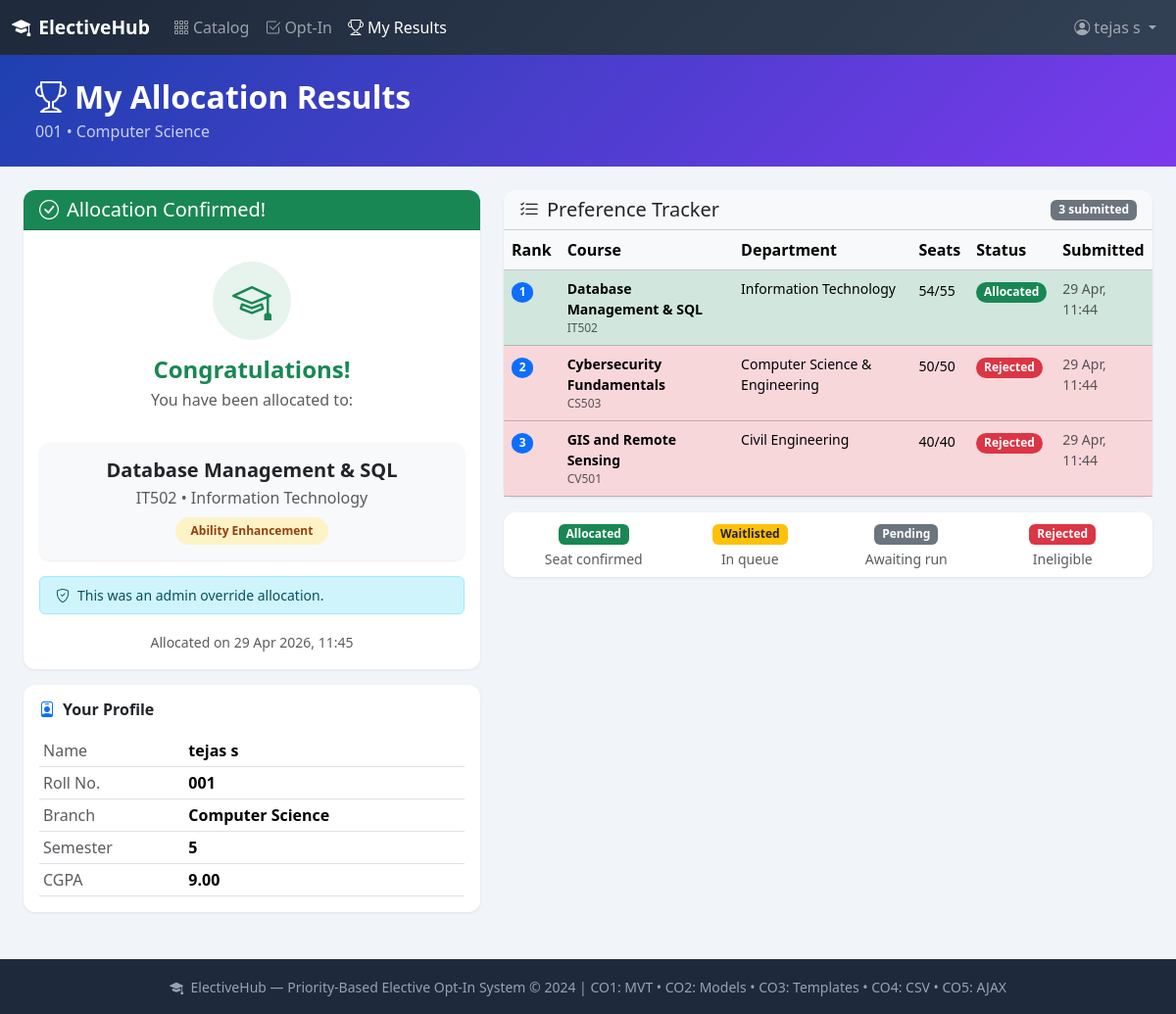
The page /results/ (signed in) on the database its author committed.
### electives/models.py (models this page shows, shortened)
class Student(models.Model):
    BRANCH_CHOICES = [
        ('CSE', 'Computer Science'),
        ('ECE', 'Electronics & Communication'),
        ('MECH', 'Mechanical Engineering'),
        ('CIVIL', 'Civil Engineering'),
        ('EEE', 'Electrical Engineering'),
        ('IT', 'Information Technology'),
        ('CHEM', 'Chemical Engineering'),
        ('BIO', 'Biotechnology'),
    ]
    user = models.OneToOneField(User, on_delete=models.CASCADE, related_name='student')
    roll_number = models.CharField(max_length=20, unique=True)
    branch = models.CharField(max_length=10, choices=BRANCH_CHOICES)
    current_semester = models.PositiveIntegerField(default=1)
    cgpa = models.DecimalField(max_digits=4, decimal_places=2, default=0.00)
    phone = models.CharField(max_length=15, blank=True)

class Allocation(models.Model):
    student = models.ForeignKey(Student, on_delete=models.CASCADE, related_name='allocations')
    course = models.ForeignKey(Course, on_delete=models.CASCADE, related_name='allocations')
    preference = models.OneToOneField(
        Preference, on_delete=models.CASCADE, related_name='allocation', null=True, blank=True
    )
    allocated_at = models.DateTimeField(auto_now_add=True)
    is_admin_override = models.BooleanField(default=False)
    notes = models.TextField(blank=True)
    class Meta:
        unique_together = ('student', 'course')

class Course(models.Model):
    CATEGORY_CHOICES = [
        ('professional', 'Professional Elective'),
        ('open', 'Open Elective'),
        ('ability', 'Ability Enhancement'),
    ]
    title = models.CharField(max_length=200)
    code = models.CharField(max_length=20, unique=True)
    category = models.CharField(max_length=20, choices=CATEGORY_CHOICES, default='open')
    department = models.ForeignKey(Department, on_delete=models.CASCADE, related_name='courses')
    salient_features = models.TextField(help_text="Key highlights and topics covered")
    job_perspective = models.TextField(help_text="Career opportunities this course opens")
    prerequisites = models.TextField(blank=True, help_text="Required prior knowledge/courses")
    total_seats = models.PositiveIntegerField(default=30)
    available_seats = models.PositiveIntegerField(default=30)
    semester_offered = models.PositiveIntegerField(default=5, help_text="Which semester this is offered")
    branch_quota = models.JSONField(
        default=dict,
        blank=True,
        help_text='Branch-wise seat limits. E.g. {"CSE": 10, "ECE": 5}'
    )
    is_active = models.BooleanField(default=True)
    created_at = models.DateTimeField(auto_now_add=True)
    class Meta:
        ordering = ['title']

class Department(models.Model):
    name = models.CharField(max_length=100)
    code = models.CharField(max_length=10, unique=True)

class Preference(models.Model):
    STATUS_CHOICES = [
        ('pending', 'Pending'),
        ('allocated', 'Allocated'),
        ('waitlisted', 'Waitlisted'),
        ('rejected', 'Rejected'),
    ]
    student = models.ForeignKey(Student, on_delete=models.CASCADE, related_name='preferences')
    course = models.ForeignKey(Course, on_delete=models.CASCADE, related_name='preferences')
    rank = models.PositiveIntegerField(help_text="1 = top choice")
    timestamp = models.DateTimeField(default=timezone.now)
    status = models.CharField(max_length=20, choices=STATUS_CHOICES, default='pending')
    waitlist_position = models.PositiveIntegerField(null=True, blank=True)
    class Meta:
        unique_together = ('student', 'course')
        ordering = ['timestamp', 'rank']

### electives/views.py (the view)
# urls.py: path('results/', views.ResultsView.as_view(), name='results'),
class ResultsView(LoginRequiredMixin, View):
    def get(self, request):
        try:
            student = request.user.student
        except Student.DoesNotExist:
            messages.error(request, "Student profile not found.")
            return redirect('catalog')
        preferences = student.preferences.select_related(
            'course__department'
        ).order_by('rank')
        allocation = student.allocations.select_related('course__department').first()
        return render(request, 'electives/results.html', {
            'student': student,
            'preferences': preferences,
            'allocation': allocation,
        })

### templates/electives/results.html (shortened to what this page needs)
{% extends 'base.html' %}
{% block content %}
<div class="hero-gradient text-white py-4 px-4 mb-4">
    <div class="container-fluid">
        <h2 class="fw-bold mb-1"><i class="bi bi-trophy me-2"></i>My Allocation Results</h2>
        <p class="mb-0 opacity-75">{{ student.roll_number }} &bull; {{ student.get_branch_display }}</p>
    </div>
</div>
<div class="container-fluid px-4">
    <div class="row g-4">
        <div class="col-lg-5">
            {% if allocation %}
            <div class="card border-success" style="border-width:2px">
                <div class="card-header bg-success text-white">
                    <h5 class="mb-0"><i class="bi bi-check-circle me-2"></i>Allocation Confirmed!</h5>
                </div>
                <div class="card-body">
                    <div class="text-center py-3">
                        <div class="bg-success bg-opacity-10 rounded-circle d-inline-flex align-items-center justify-content-center mb-3"
                             style="width:80px;height:80px">
                            <i class="bi bi-mortarboard text-success" style="font-size:2.5rem"></i>
                        </div>
                        <h4 class="fw-bold text-success mb-1">Congratulations!</h4>
                        <p class="text-muted mb-0">You have been allocated to:</p>
                    </div>
                    <div class="card bg-light mt-3">
                        <div class="card-body text-center">
                            <h5 class="fw-bold mb-1">{{ allocation.course.title }}</h5>
                            <p class="text-muted mb-2">{{ allocation.course.code }} &bull; {{ allocation.course.department.name }}</p>
                            <span class="badge badge-{{ allocation.course.category }} px-3 py-2 rounded-pill">
                                {{ allocation.course.get_category_display }}
                            </span>
                        </div>
                    </div>
                    {% if allocation.is_admin_override %}
                    <div class="alert alert-info mt-3 py-2 small mb-0">
                        <i class="bi bi-shield-check me-2"></i>This was an admin override allocation.
                    </div>
                    {% endif %}
                    <div class="text-center mt-3">
                        <small class="text-muted">Allocated on {{ allocation.allocated_at|date:"d M Y, H:i" }}</small>
                    </div>
                </div>
            </div>
            {% endif %}
            <div class="card mt-3">
                <div class="card-body">
                    <h6 class="fw-bold mb-3"><i class="bi bi-person-badge me-2 text-primary"></i>Your Profile</h6>
                    <table class="table table-sm mb-0">
                        <tr><td class="text-muted">Name</td><td class="fw-semibold">{{ student.user.get_full_name }}</td></tr>
                        <tr><td class="text-muted">Roll No.</td><td class="fw-semibold">{{ student.roll_number }}</td></tr>
                        <tr><td class="text-muted">Branch</td><td class="fw-semibold">{{ student.get_branch_display }}</td></tr>
                        <tr><td class="text-muted">Semester</td><td class="fw-semibold">{{ student.current_semester }}</td></tr>
                        <tr><td class="text-muted">CGPA</td><td class="fw-semibold">{{ student.cgpa }}</td></tr>
                    </table>
                </div>
            </div>
        </div>
        <div class="col-lg-7">
            <div class="card">
                <div class="card-header bg-light d-flex justify-content-between align-items-center">
                    <h5 class="mb-0"><i class="bi bi-list-check me-2"></i>Preference Tracker</h5>
                    <span class="badge bg-secondary">{{ preferences|length }} submitted</span>
                </div>
                {% if preferences %}
                <div class="table-responsive">
                    <table class="table table-hover mb-0">
                        <thead class="table-light">
                            <tr>
                                <th>Rank</th>
                                <th>Course</th>
                                <th>Department</th>
                                <th>Seats</th>
                                <th>Status</th>
                                <th>Submitted</th>
                            </tr>
                        </thead>
                        <tbody>
                            {% for pref in preferences %}
                            <tr class="{% if pref.status == 'allocated' %}table-success{% elif pref.status == 'waitlisted' %}table-warning{% elif pref.status == 'rejected' %}table-danger{% endif %}">
                                <td>
                                    <span class="badge bg-primary rounded-circle">{{ pref.rank }}</span>
                                </td>
                                <td>
                                    <div class="fw-semibold small">{{ pref.course.title }}</div>
                                    <div class="text-muted" style="font-size:0.75rem">{{ pref.course.code }}</div>
                                </td>
                                <td class="small">{{ pref.course.department.name }}</td>
                                <td>
                                    <span id="result-seat-{{ pref.course.id }}" data-course-id="{{ pref.course.id }}" class="small">
                                        {{ pref.course.available_seats }}/{{ pref.course.total_seats }}
                                    </span>
                                </td>
                                <td>
                                    <span class="badge rounded-pill
                                        {% if pref.status == 'allocated' %}bg-success
                                        {% elif pref.status == 'waitlisted' %}bg-warning text-dark
                                        {% elif pref.status == 'rejected' %}bg-danger
                                        {% else %}bg-secondary{% endif %}">
                                        {{ pref.get_status_display }}
                                    </span>
                                </td>
                                <td class="small text-muted">{{ pref.timestamp|date:"d M, H:i" }}</td>
                            </tr>
                            {% endfor %}
                        </tbody>
                    </table>
                </div>
                {% else %}
                <div class="card-body text-center py-4 text-muted">
                    No preferences submitted yet.
                </div>
                {% endif %}
            </div>
            <div class="card mt-3">
                <div class="card-body py-2">
                    <div class="row g-2 text-center">
                        <div class="col-3">
                            <span class="badge bg-success px-2">Allocated</span>
                            <div class="small text-muted mt-1">Seat confirmed</div>
                        </div>
                        <div class="col-3">
                            <span class="badge bg-warning text-dark px-2">Waitlisted</span>
                            <div class="small text-muted mt-1">In queue</div>
                        </div>
                        <div class="col-3">
                            <span class="badge bg-secondary px-2">Pending</span>
                            <div class="small text-muted mt-1">Awaiting run</div>
                        </div>
                        <div class="col-3">
                            <span class="badge bg-danger px-2">Rejected</span>
                            <div class="small text-muted mt-1">Ineligible</div>
                        </div>
                    </div>
                </div>
            </div>
        </div>
    </div>
</div>
{% endblock %}

### templates/base.html (shortened to what this page needs)
<!DOCTYPE html>
<html lang="en">
<head>
    <link href="https://cdn.jsdelivr.net/npm/bootstrap@5.3.2/dist/css/bootstrap.min.css" rel="stylesheet">
    <link rel="stylesheet" href="https://cdn.jsdelivr.net/npm/bootstrap-icons@1.11.1/font/bootstrap-icons.css">
</head>
<body>
<nav class="navbar navbar-expand-lg navbar-dark">
    <div class="container-fluid">
        <a class="navbar-brand" href="{% url 'catalog' %}">
            <i class="bi bi-mortarboard-fill me-2"></i>ElectiveHub
        </a>
        <div class="collapse navbar-collapse" id="navbarNav">
            <ul class="navbar-nav me-auto">
                <li class="nav-item">
                    <a class="nav-link {% if request.resolver_match.url_name == 'catalog' %}active{% endif %}" href="{% url 'catalog' %}">
                        <i class="bi bi-grid-3x3-gap me-1"></i>Catalog
                    </a>
                </li>
                {% if user.is_authenticated and not user.is_staff %}
                <li class="nav-item">
                    <a class="nav-link {% if request.resolver_match.url_name == 'submit_preference' %}active{% endif %}" href="{% url 'submit_preference' %}">
                        <i class="bi bi-check2-square me-1"></i>Opt-In
                    </a>
                </li>
                <li class="nav-item">
                    <a class="nav-link {% if request.resolver_match.url_name == 'results' %}active{% endif %}" href="{% url 'results' %}">
                        <i class="bi bi-trophy me-1"></i>My Results
                    </a>
                </li>
                {% endif %}
            </ul>
            <ul class="navbar-nav">
                {% if user.is_authenticated %}
                <li class="nav-item dropdown">
                    <a class="nav-link dropdown-toggle" href="#" data-bs-toggle="dropdown">
                        <i class="bi bi-person-circle me-1"></i>{{ user.get_full_name|default:user.username }}
                    </a>
                </li>
                {% else %}
                <li class="nav-item"><a class="nav-link" href="{% url 'login' %}">Login</a></li>
                <li class="nav-item"><a class="btn btn-sm btn-primary ms-2" href="{% url 'register' %}">Register</a></li>
                {% endif %}
            </ul>
        </div>
    </div>
</nav>
<main>
    {% block content %}{% endblock %}
</main>
<footer class="py-3 mt-5">
    <div class="container text-center">
        <small>
            <i class="bi bi-mortarboard-fill me-1"></i>
            ElectiveHub &mdash; Priority-Based Elective Opt-In System &copy; 2024
            | CO1: MVT &bull; CO2: Models &bull; CO3: Templates &bull; CO4: CSV &bull; CO5: AJAX
        </small>
    </div>
</footer>
</body>
</html>

### templates/base.html (style rules this page uses)
:root { --primary: #2563eb; --secondary: #7c3aed; --success: #16a34a; --warning: #d97706; --dark: #1e293b; }
body { background: #f1f5f9; font-family: 'Segoe UI', sans-serif; }
.navbar { background: linear-gradient(135deg, var(--dark), #334155) !important; }
.navbar-brand { font-weight: 700; font-size: 1.2rem; }
.card { border: none; border-radius: 12px; box-shadow: 0 1px 3px rgba(0,0,0,0.08); }
.card-header { border-radius: 12px 12px 0 0 !important; }
.badge-ability { background: #fef3c7; color: #92400e; }
.hero-gradient { background: linear-gradient(135deg, #1e40af, #7c3aed); }
footer { background: var(--dark); color: #94a3b8; }

### rows shown on the page
Student: roll_number "001", branch "Computer Science", user.get_full_name "tejas s", current_semester "5", cgpa "9.00"
Allocation: course "Database Management & SQL", course.code "IT502", course.department.name "Information Technology", course.category "Ability Enhancement", allocated_at "29 Apr 2026, 11:45"
Preference: rank "1", course "Database Management & SQL", course.code "IT502", course.department.name "Information Technology", course.available_seats "54", course.total_seats "55", status "Allocated", timestamp "29 Apr, 11:44"
Preference: rank "2", course "Cybersecurity Fundamentals", course.code "CS503", course.department.name "Computer Science & Engineering", course.available_seats "50", course.total_seats "50", status "Rejected", timestamp "29 Apr, 11:44"
Preference: rank "3", course "GIS and Remote Sensing", course.code "CV501", course.department.name "Civil Engineering", course.available_seats "40", course.total_seats "40", status "Rejected", timestamp "29 Apr, 11:44"

### other values the page prints
{{ user.get_full_name|default:user.username }} "tejas s"
{{ preferences|length }} "3"
